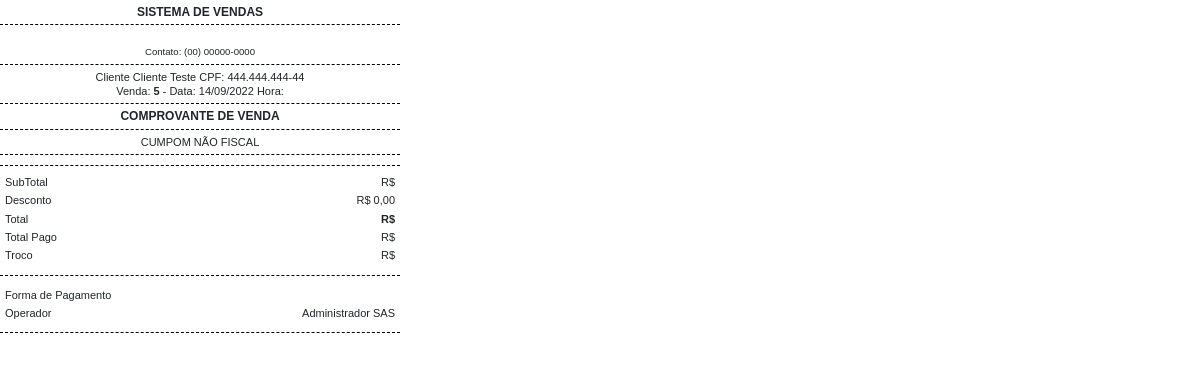
Page /rel_sistema/comprovante.php?id=5 on the earlier database version.
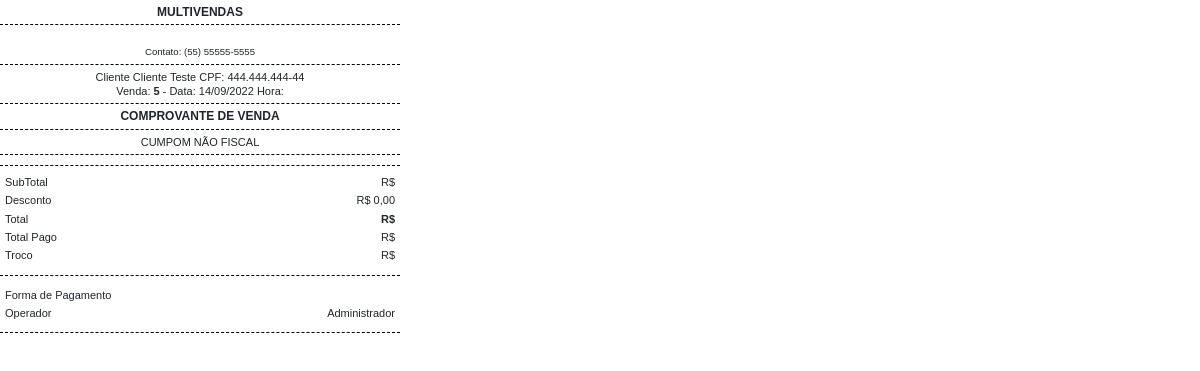
Same page on the later database version.
### tables this page shows
CREATE TABLE `config` (
  `id` int(11) NOT NULL,
  `empresa` int(11) NOT NULL,
  `nome_sistema` varchar(50) NOT NULL,
  `telefone_sistema` varchar(20) DEFAULT NULL,
  `email_sistema` varchar(50) DEFAULT NULL,
  `tipo_rel` varchar(5) NOT NULL,
  `dias_bloqueio` int(11) NOT NULL,
  `msg_bloqueio` varchar(255) DEFAULT NULL,
  `foto_rel` varchar(100) DEFAULT NULL,
  `tipo_desconto` varchar(20) DEFAULT NULL,
  `comissao` int(11) NOT NULL,
  `endereco_sistema` varchar(100) DEFAULT NULL,
  `cnpj_sistema` varchar(25) DEFAULT NULL
);

CREATE TABLE `usuarios` (
  `id` int(11) NOT NULL,
  `empresa` int(11) NOT NULL,
  `nome` varchar(50) NOT NULL,
  `telefone` varchar(20) DEFAULT NULL,
  `cpf` varchar(20) DEFAULT NULL,
  `email` varchar(50) DEFAULT NULL,
  `senha` varchar(25) NOT NULL,
  `senha_crip` varchar(100) NOT NULL,
  `endereco` varchar(100) DEFAULT NULL,
  `ativo` varchar(5) NOT NULL,
  `foto` varchar(100) NOT NULL,
  `nivel` varchar(50) NOT NULL,
  `data` date DEFAULT NULL
);

### rel_sistema/comprovante.php (the view, shortened to what this page needs)
<?php
include('../conexao.php');
$id = $_GET['id'];
$res = $pdo->query("SELECT * from receber where id = '$id' ");
$dados = $res->fetchAll(PDO::FETCH_ASSOC);
$id_empresa = $dados[0]['empresa'];
$hora = $dados[0]['hora'];
$valor_recebido = $dados[0]['valor_recebido'];
$tipo_pgto = $dados[0]['saida'];
$troco = $dados[0]['troco'];
$data = $dados[0]['data_lanc'];
$desconto = $dados[0]['desconto'];
$operador = $dados[0]['usuario_lanc'];
$cliente = $dados[0]['pessoa'];
$nome_cliente = 'Não Informado';
$cpf_cliente = '';
$res = $pdo->query("SELECT * from clientes where id = '$cliente' ");
$dados = $res->fetchAll(PDO::FETCH_ASSOC);
if(@count($dados) > 0){
	$nome_cliente = $dados[0]['nome'];
	$cpf_cliente = $dados[0]['cpf'];
}
$res = $pdo->query("SELECT * from config where empresa = '$id_empresa' ");
$dados = $res->fetchAll(PDO::FETCH_ASSOC);
if(@count($dados) > 0){
	$nome_sistema = $dados[0]['nome_sistema'];
	$telefone_sistema = $dados[0]['telefone_sistema'];
	$endereco_sistema = $dados[0]['endereco_sistema'];
	$tipo_desconto = $dados[0]['tipo_desconto'];
}
$data2 = implode('/', array_reverse(explode('-', $data)));
$nome_pgto = $tipo_pgto;
$res = $pdo->query("SELECT * from usuarios where id = '$operador' ");
$dados = $res->fetchAll(PDO::FETCH_ASSOC);
$nome_operador = $dados[0]['nome'];
if($tipo_desconto == '%'){
	$descontoF = number_format($desconto , 0, ',', '').'%';
}else{
	$descontoF = 'R$ '.number_format($desconto , 2, ',', '.');
}
?>
<link href="https://cdn.jsdelivr.net/npm/bootstrap@5.2.0-beta1/dist/css/bootstrap.min.css" rel="stylesheet">
<div class="printer-ticket">
	<div  class="th title"><?php echo $nome_sistema ?></div>
	<div  class="th">
		<?php echo $endereco_sistema ?> <br />
		<small>Contato: <?php echo $telefone_sistema ?>
	</small>
</div>
<div  class="th">Cliente <?php echo $nome_cliente ?> <?php if($cpf_cliente != ""){ ?>CPF: <?php echo $cpf_cliente ?> <?php } ?>
<br>
Venda: <b><?php echo $id ?></b> - Data: <?php echo $data2 ?> Hora: <?php echo $hora ?>
</div>
<div  class="th title" >Comprovante de Venda</div>
<div  class="th">CUMPOM NÃO FISCAL</div>
<div class="th" style="margin-bottom: 7px"></div>
	<div class="row valores">
		<div class="col-6">SubTotal</div>
		<div class="col-6" align="right">R$ <?php echo @$sub_total ?></div>
	</div>
	<div class="row valores">
		<div class="col-6">Desconto</div>
		<div class="col-6" align="right"> <?php echo @$descontoF ?></div>
	</div>
	<div class="row valores">
		<div class="col-6">Total</div>
		<div class="col-6" align="right"><b>R$ <?php echo @$total ?></b></div>
	</div>
	<div class="row valores">
		<div class="col-6">Total Pago</div>
		<div class="col-6" align="right">R$ <?php echo @$valor_recebido ?></div>
	</div>
	<div class="row valores">
		<div class="col-6">Troco</div>
		<div class="col-6" align="right">R$ <?php echo @$troco ?></div>
	</div>
<div class="th" style="margin-bottom: 10px"></div>
	<div class="row valores">
		<div class="col-6">Forma de Pagamento</div>
		<div class="col-6" align="right"> <?php echo @$nome_pgto ?></div>
	</div>
		<div class="row valores">
		<div class="col-6">Operador</div>
		<div class="col-6" align="right"> <?php echo @$nome_operador ?></div>
	</div>
<div class="th" style="margin-bottom: 10px"></div>

Differences in the rows shown:
removed config: nome_sistema "SISTEMA DE VENDAS", telefone_sistema "(00) 00000-0000"
added config: nome_sistema "MULTIVENDAS", telefone_sistema "(55) 55555-5555"
changed usuarios: nome "Administrador SAS" → "Administrador"
